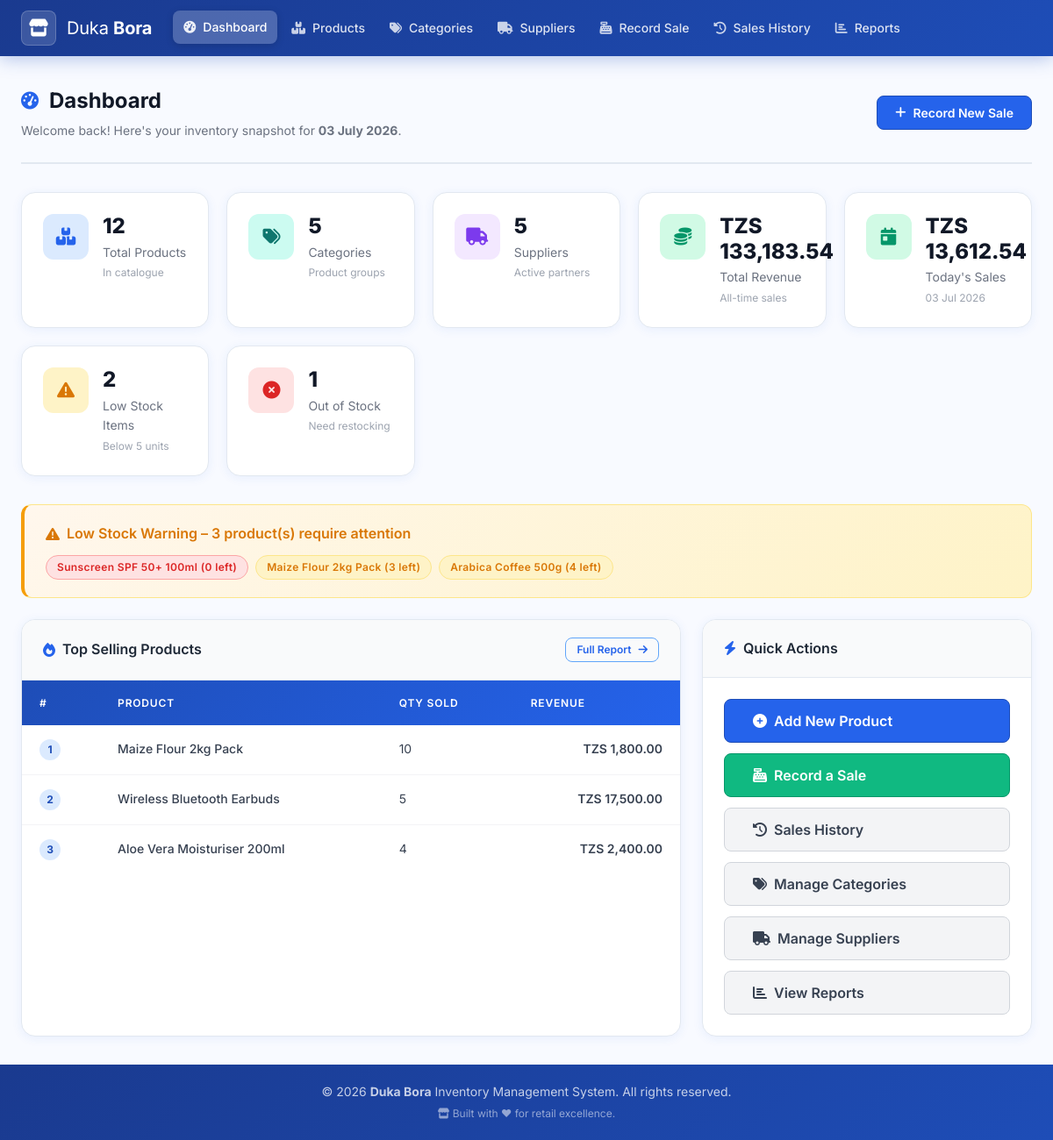
The page / on the database its author committed.
### tables this page shows
CREATE TABLE IF NOT EXISTS `products` (
    `product_id`  INT            NOT NULL AUTO_INCREMENT,
    `name`        VARCHAR(200)   NOT NULL,
    `category_id` INT            NOT NULL,
    `supplier_id` INT            NOT NULL,
    `price`       DECIMAL(10,2)  NOT NULL DEFAULT 0.00,
    `stock_qty`   INT            NOT NULL DEFAULT 0,
    `created_at`  TIMESTAMP      NOT NULL DEFAULT CURRENT_TIMESTAMP,
    PRIMARY KEY (`product_id`),
    CONSTRAINT `fk_product_category` FOREIGN KEY (`category_id`)
        REFERENCES `categories`(`category_id`) ON DELETE RESTRICT ON UPDATE CASCADE,
    CONSTRAINT `fk_product_supplier` FOREIGN KEY (`supplier_id`)
        REFERENCES `suppliers`(`supplier_id`) ON DELETE RESTRICT ON UPDATE CASCADE,
    CONSTRAINT `chk_price`     CHECK (`price`     >= 0),
    CONSTRAINT `chk_stock_qty` CHECK (`stock_qty` >= 0)
);

### includes/functions.php (called while the page is built, shortened)
<?php
function e(mixed $value): string
{
    return htmlspecialchars((string) $value, ENT_QUOTES | ENT_SUBSTITUTE, 'UTF-8');
}
function getLowStockProducts(int $threshold = 5): array
{
    $conn = getConnection();
    $stmt = $conn->prepare("
        SELECT p.*, c.category_name
        FROM   products   p
        JOIN   categories c ON c.category_id = p.category_id
        WHERE  p.stock_qty < ?
        ORDER  BY p.stock_qty ASC
    ");
    $stmt->bind_param('i', $threshold);
    $stmt->execute();
    $rows = $stmt->get_result()->fetch_all(MYSQLI_ASSOC);
    return $rows;
}
function getDashboardStats(): array
{
    $conn = getConnection();
    $stats = [
        'total_products'    => 0,
        'total_categories'  => 0,
        'total_suppliers'   => 0,
        'total_sales_value' => 0.00,
        'sales_today'       => 0.00,
        'low_stock_count'   => 0,
        'out_of_stock'      => 0,
    ];
    $r = $conn->query("SELECT COUNT(*) AS cnt FROM products");
    if ($r) $stats['total_products'] = (int) $r->fetch_assoc()['cnt'];
    $r = $conn->query("SELECT COUNT(*) AS cnt FROM categories");
    if ($r) $stats['total_categories'] = (int) $r->fetch_assoc()['cnt'];
    $r = $conn->query("SELECT COUNT(*) AS cnt FROM suppliers");
    if ($r) $stats['total_suppliers'] = (int) $r->fetch_assoc()['cnt'];
    $r = $conn->query("SELECT COALESCE(SUM(total_price),0) AS total FROM sales");
    if ($r) $stats['total_sales_value'] = (float) $r->fetch_assoc()['total'];
    $r = $conn->query("SELECT COALESCE(SUM(total_price),0) AS today
                        FROM sales
                        WHERE DATE(sale_date) = CURDATE()");
    if ($r) $stats['sales_today'] = (float) $r->fetch_assoc()['today'];
    $r = $conn->query("SELECT COUNT(*) AS cnt FROM products WHERE stock_qty > 0 AND stock_qty < 5");
    if ($r) $stats['low_stock_count'] = (int) $r->fetch_assoc()['cnt'];
    $r = $conn->query("SELECT COUNT(*) AS cnt FROM products WHERE stock_qty = 0");
    if ($r) $stats['out_of_stock'] = (int) $r->fetch_assoc()['cnt'];
    return $stats;
}
function getTopSellingProducts(int $limit = 3): array
{
    $conn = getConnection();
    $stmt = $conn->prepare("
        SELECT   p.name, SUM(s.qty_sold) AS total_qty, SUM(s.total_price) AS total_revenue
        FROM     sales    s
        JOIN     products p ON p.product_id = s.product_id
        GROUP BY s.product_id
        ORDER BY total_qty DESC
        LIMIT    ?
    ");
    $stmt->bind_param('i', $limit);
    $stmt->execute();
    $rows = $stmt->get_result()->fetch_all(MYSQLI_ASSOC);
    return $rows;
}
function formatTZS(float $amount): string
{
    return 'TZS ' . number_format($amount, 2);
}

### index.php (the view, shortened to what this page needs)
<?php
require_once __DIR__ . '/includes/functions.php';
$stats      = getDashboardStats();
$lowStock   = getLowStockProducts(5);
$topSellers = getTopSellingProducts(3);
require_once __DIR__ . '/includes/header.php';
require_once __DIR__ . '/includes/nav.php';
?>
<div class="page-header">
    <div>
        <h1 class="page-title">
            <i class="fas fa-tachometer-alt"></i>
            Dashboard
        </h1>
        <p class="page-subtitle">
            Welcome back! Here's your inventory snapshot for
            <strong><?= date('d F Y') ?></strong>.
        </p>
    </div>
    <a href="record_sale.php" class="btn btn-primary">
        <i class="fas fa-plus"></i> Record New Sale
    </a>
</div>
<div class="stat-grid" aria-label="Key Performance Indicators">
    <div class="stat-card">
        <div class="stat-icon blue"><i class="fas fa-boxes"></i></div>
        <div class="stat-info">
            <div class="stat-value"
                 data-counter="<?= $stats['total_products'] ?>">
                <?= $stats['total_products'] ?>
            </div>
            <div class="stat-label">Total Products</div>
            <div class="stat-sublabel">In catalogue</div>
        </div>
    </div>
    <div class="stat-card">
        <div class="stat-icon teal"><i class="fas fa-tags"></i></div>
        <div class="stat-info">
            <div class="stat-value"
                 data-counter="<?= $stats['total_categories'] ?>">
                <?= $stats['total_categories'] ?>
            </div>
            <div class="stat-label">Categories</div>
            <div class="stat-sublabel">Product groups</div>
        </div>
    </div>
    <div class="stat-card">
        <div class="stat-icon purple"><i class="fas fa-truck"></i></div>
        <div class="stat-info">
            <div class="stat-value"
                 data-counter="<?= $stats['total_suppliers'] ?>">
                <?= $stats['total_suppliers'] ?>
            </div>
            <div class="stat-label">Suppliers</div>
            <div class="stat-sublabel">Active partners</div>
        </div>
    </div>
    <div class="stat-card">
        <div class="stat-icon green"><i class="fas fa-coins"></i></div>
        <div class="stat-info">
            <div class="stat-value"
                 data-counter="<?= $stats['total_sales_value'] ?>"
                 data-currency="true">
            </div>
            <div class="stat-label">Total Revenue</div>
            <div class="stat-sublabel">All-time sales</div>
        </div>
    </div>
    <div class="stat-card">
        <div class="stat-icon green"><i class="fas fa-calendar-day"></i></div>
        <div class="stat-info">
            <div class="stat-value"
                 data-counter="<?= $stats['sales_today'] ?>"
                 data-currency="true">
            </div>
            <div class="stat-label">Today's Sales</div>
            <div class="stat-sublabel"><?= date('d M Y') ?></div>
        </div>
    </div>
    <div class="stat-card">
        <div class="stat-icon yellow"><i class="fas fa-exclamation-triangle"></i></div>
        <div class="stat-info">
            <div class="stat-value"
                 data-counter="<?= $stats['low_stock_count'] ?>">
                <?= $stats['low_stock_count'] ?>
            </div>
            <div class="stat-label">Low Stock Items</div>
            <div class="stat-sublabel">Below 5 units</div>
        </div>
    </div>
    <div class="stat-card">
        <div class="stat-icon red"><i class="fas fa-times-circle"></i></div>
        <div class="stat-info">
            <div class="stat-value"
                 data-counter="<?= $stats['out_of_stock'] ?>">
                <?= $stats['out_of_stock'] ?>
            </div>
            <div class="stat-label">Out of Stock</div>
            <div class="stat-sublabel">Need restocking</div>
        </div>
    </div>
</div>
<?php if (!empty($lowStock)): ?>
    <div class="low-stock-alert" role="alert" aria-label="Low Stock Warning">
        <div class="low-stock-alert-title">
            <i class="fas fa-exclamation-triangle"></i>
            Low Stock Warning – <?= count($lowStock) ?> product(s) require attention
        </div>
        <div class="low-stock-list">
            <?php foreach ($lowStock as $item): ?>
                <span class="badge <?= $item['stock_qty'] === 0 ? 'badge-danger' : 'badge-warning' ?>">
                    <?= e($item['name']) ?>
                    (<?= (int) $item['stock_qty'] ?> left)
                </span>
            <?php endforeach; ?>
        </div>
    </div>
<?php endif; ?>
<div class="dashboard-grid">
    <div class="card">
        <div class="card-header">
            <h2 class="card-title">
                <i class="fas fa-fire"></i> Top Selling Products
            </h2>
            <a href="report.php" class="btn btn-sm btn-outline-primary">
                Full Report <i class="fas fa-arrow-right"></i>
            </a>
        </div>
        <div class="table-wrapper" style="border:none; box-shadow:none; border-radius:0;">
            <table class="data-table top-sellers-table" aria-label="Top selling products">
                <thead>
                    <tr>
                        <th>#</th>
                        <th>Product</th>
                        <th>Qty Sold</th>
                        <th>Revenue</th>
                    </tr>
                </thead>
                <tbody>
                    <?php if (empty($topSellers)): ?>
                        <tr>
                            <td colspan="4" class="table-empty">
                                <i class="fas fa-chart-bar"></i>
                                No sales data yet.
                            </td>
                        </tr>
                    <?php else: ?>
                        <?php foreach ($topSellers as $i => $product): ?>
                            <tr>
                                <td><span class="rank-num"><?= $i + 1 ?></span></td>
                                <td class="product-name"><?= e($product['name']) ?></td>
                                <td><?= (int) $product['total_qty'] ?></td>
                                <td class="price-value"><?= formatTZS((float)$product['total_revenue']) ?></td>
                            </tr>
                        <?php endforeach; ?>
                    <?php endif; ?>
                </tbody>
            </table>
        </div>
    </div>
    <div class="card">
        <div class="card-header">
            <h2 class="card-title"><i class="fas fa-bolt"></i> Quick Actions</h2>
        </div>
        <div class="card-body">
            <div style="display:flex; flex-direction:column; gap:var(--space-3);">
                <a href="add_product.php"    class="btn btn-primary btn-lg">
                    <i class="fas fa-plus-circle"></i>  Add New Product
                </a>
                <a href="record_sale.php"    class="btn btn-success btn-lg">
                    <i class="fas fa-cash-register"></i> Record a Sale
                </a>
                <a href="sales_history.php"  class="btn btn-secondary btn-lg">
                    <i class="fas fa-history"></i>       Sales History
                </a>
                <a href="categories.php"     class="btn btn-secondary btn-lg">
                    <i class="fas fa-tags"></i>          Manage Categories
                </a>
                <a href="suppliers.php"      class="btn btn-secondary btn-lg">
                    <i class="fas fa-truck"></i>         Manage Suppliers
                </a>
                <a href="report.php"         class="btn btn-secondary btn-lg">
                    <i class="fas fa-chart-bar"></i>     View Reports
                </a>
            </div>
        </div>
    </div>
</div>
<?php require_once __DIR__ . '/includes/footer.php'; ?>

### rows shown on the page
products: name "Sunscreen SPF 50+ 100ml", stock_qty "0"
products: name "Maize Flour 2kg Pack", stock_qty "3"
products: name "Arabica Coffee 500g", stock_qty "4"

### other values the page prints
$stats['total_products'] "12"
$stats['total_categories'] "5"
$stats['total_suppliers'] "5"
$stats['low_stock_count'] "2"
$stats['out_of_stock'] "1"
count($lowStock) "3"
$product['name'] "Maize Flour 2kg Pack"
$product['total_qty'] "10"
formatTZS((float)$product['total_revenue']) "TZS 1,800.00"
$product['name'] "Wireless Bluetooth Earbuds"
$product['total_qty'] "5"
formatTZS((float)$product['total_revenue']) "TZS 17,500.00"
$product['name'] "Aloe Vera Moisturiser 200ml"
$product['total_qty'] "4"
formatTZS((float)$product['total_revenue']) "TZS 2,400.00"
